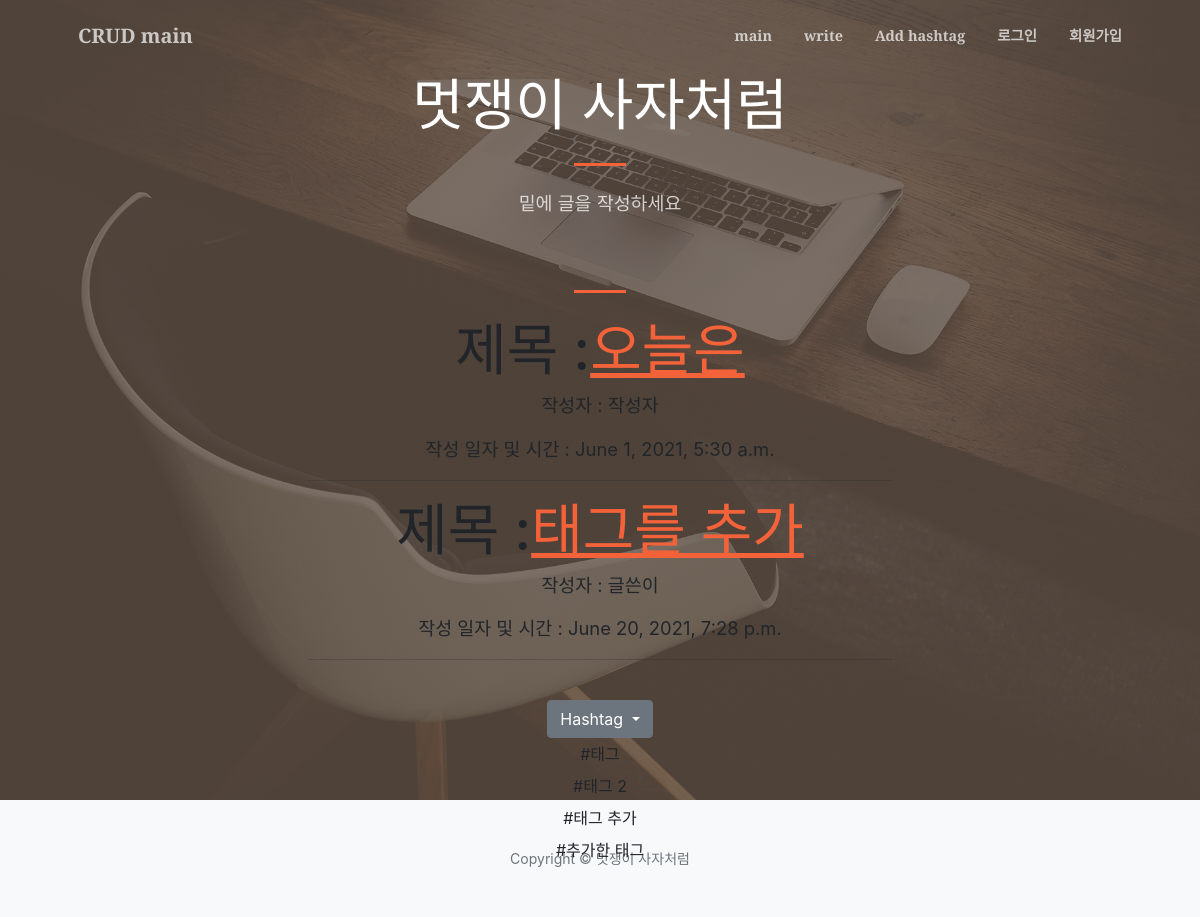
The app's page /, older data.
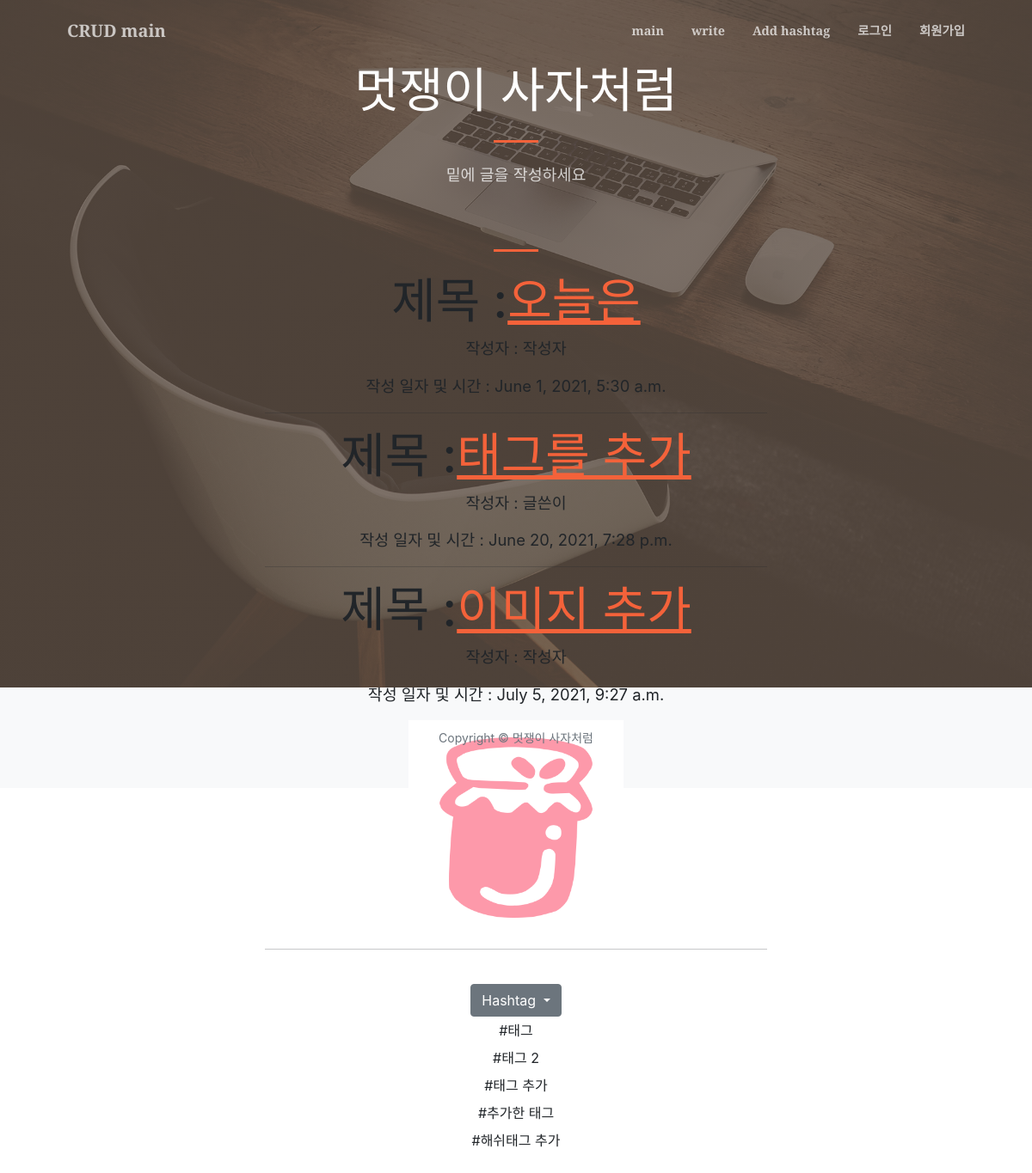
The same page, newer data.
### blog/models.py (models this page shows, shortened)
class Blog(models.Model):
    title = models.CharField(max_length=200)
    writer = models.CharField(max_length=100, default='이름을 입력해주세요')
    pub_date = models.DateTimeField('date published')
    content = models.TextField()
    hashtags = models.ManyToManyField('Hashtag', blank=True)
    image = models.ImageField(upload_to='images/', blank=True)

class Hashtag(models.Model):
    name = models.CharField(max_length=50)

### blog/views.py (the view)
# urls.py: path('', blog.views.main, name='main'),
def main(request):
    blogs = Blog.objects
    hashtags = Hashtag.objects
    return render(request, 'blog/main.html', {'blogs':blogs, 'hashtags':hashtags})

### blog/templates/blog/main.html (shortened to what this page needs)
{% extends 'blog/base.html' %}
{% load static %}
{% block bord %}
<div class="row gx-4 gx-lg-5 justify-content-center">
<section id="services">
    <div class="container px-4 px-lg-5">
        <hr class="divider" />
        {% for blogs in blogs.all %}
        <h1>제목 :<a href="{% url 'detail' blogs.id %}">{{ blogs.title }}</a></h1>
        <p>작성자 : {{ blogs.writer }}</p>
        <p>작성 일자 및 시간 : {{ blogs.pub_date }}</p>
        {% if blogs.image %}
          <img src="{{ blogs.image.url }}" width="250" height="250" alt="Card image cap">
        {% endif %}
        <hr>
        {% endfor %}
        <br>
        <div class="dropdown">
         <button class="btn btn-secondary dropdown-toggle" type="button" id="dropdownMenuButton" data-toggle="dropdown" aria-haspopup="true" aria-expanded="false">
           Hashtag
         </button>
           {% for hashtag in hashtags.all %}
           <a class="dropdown-item" href="{% url 'search' hashtag.id %}">{{ hashtag.name }}</a>
           {% endfor %}
     </div>
      </div>
</section>
</div>
<br>
{% endblock %}

Row changes from the older to the newer data that the page shows:
added Blog: title "이미지 추가", writer "작성자", pub_date "July 5, 2021, 9:27 a.m.", image (picture)
added Hashtag: name "#해쉬태그 추가"
